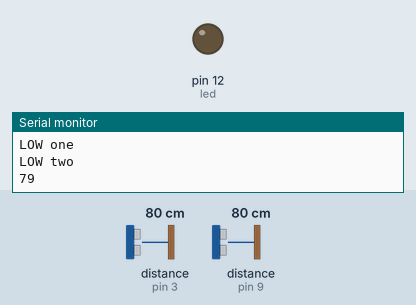
Simulated run of this sketch. Board: Arduino Uno, built with avr-gcc and run on an emulated ATmega328P. Shown: output pins drawn as LEDs (lit = HIGH), the last lines printed to the serial monitor. Wiring (inferred from the names in the program): 2 × ultrasonic range finder: trigger pin 5, echo pin 3 / trigger pin 10, echo pin 9. Dashed ring = blinking. Inputs (shaded band) come from the test bench; at power-on: distance to the obstacle (sensors on pin 9, pin 3) 80 cm. The echo pulse lasts 58.3 µs per cm; pins used as bus, display or sensor lines are not drawn.

Above: at 1.2 s.
1.3 s: distance to the obstacle (sensor on pin 9) set to 57 cm
4.3 s: distance to the obstacle (sensor on pin 9) set to 47 cm
At 5.0 s:
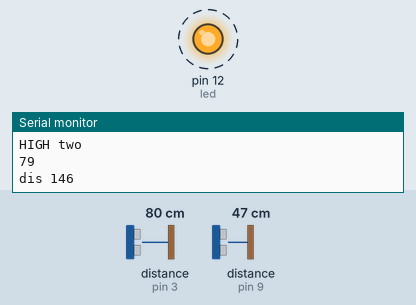
7.3 s: distance to the obstacle (sensor on pin 3) set to 2 cm
At 7.8 s:
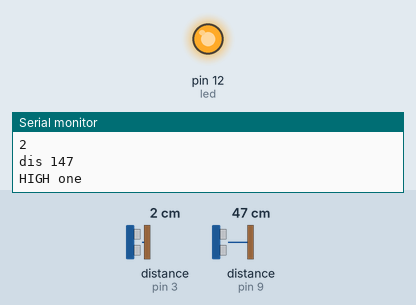
8.9 s: distance to the obstacle (sensor on pin 3) set to 45 cm
11.9 s: distance to the obstacle (sensor on pin 3) set to 56 cm
At 12.8 s:
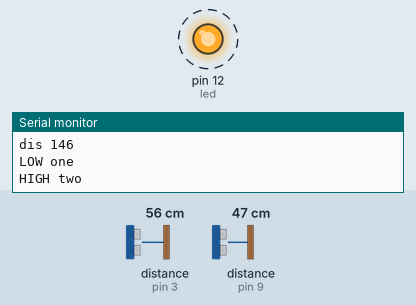
13.4 s: distance to the obstacle (sensor on pin 9) set to 60 cm
At 14.6 s:
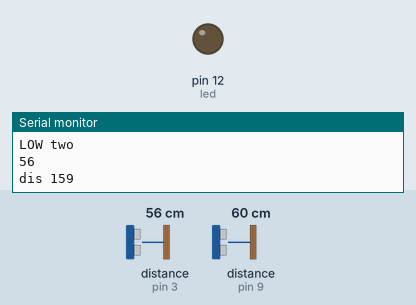
Timing chart, 0 to 15.9 s (numbered marks = the images above; inputs shaded):
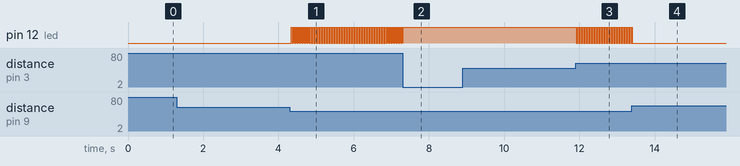

Measured:
- the behaviour switches between 52 and 51 cm on distance to the obstacle (sensor on pin 9) (found by bisection; images 0 and 1)
- the behaviour switches between 50 and 51 cm on distance to the obstacle (sensor on pin 3) (found by bisection; images 2 and 3)
- after the input at 4.3 s, pin 12 (led): alternates HIGH for 0.02 s and LOW for 0.01 s, starting after 0.05 s
- after the input at 7.3 s, pin 12 (led): goes on until 7.3 s, then stays HIGH
- after the input at 11.9 s, pin 12 (led): alternates HIGH for 0.02 s and LOW for 0.01 s, starting at once
- after the input at 13.4 s, pin 12 (led): goes on until 13.4 s, then stays LOW

The sketch:

social_distancing_reminder.ino
```cpp
#define trigPin 5
#define echoPin 3

#define trigPin1 10
#define echoPin1 9

#define led 12
void setup()
{ Serial.begin(9600);
  pinMode(trigPin, OUTPUT);
  pinMode(echoPin, INPUT);

  pinMode(trigPin1, OUTPUT);
  pinMode(echoPin1, INPUT);
  pinMode(led, OUTPUT);
}
void loop()
{
  long distance, duration;
  digitalWrite(trigPin, LOW);
  delayMicroseconds(2);
  digitalWrite(trigPin, HIGH);
  delayMicroseconds(10);
  digitalWrite(trigPin, LOW);

  duration = pulseIn(echoPin, HIGH);
  distance = (duration / 2) / 29.1;
  Serial.println(distance);
  //----------------------------------------
  long distance1, duration1;
  digitalWrite(trigPin1, LOW);
  delayMicroseconds(2);
  digitalWrite(trigPin1, HIGH);
  delayMicroseconds(10);
  digitalWrite(trigPin1, LOW);

  duration1 = pulseIn(echoPin1, HIGH);
  distance1 = (duration1 / 2) / 29.1;
  Serial.print("dis 1");
  Serial.println(distance1);
  //----------------------------------------


  if (distance > 50)
  {
    digitalWrite(led, LOW);
Serial.println("LOW one");
  }
  else
  {
    digitalWrite(led, HIGH);
    Serial.println("HIGH one");
  }

  if (distance1 > 50)
  {
    digitalWrite(led, LOW);
    Serial.println("LOW two");
  }
  else
  {
    digitalWrite(led, HIGH);
    Serial.println("HIGH two");
  }

}
```
